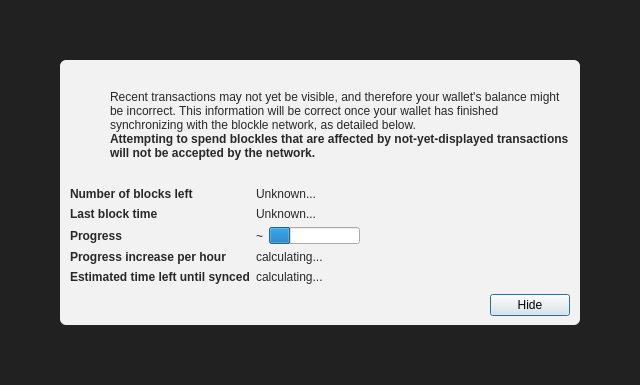
<?xml version="1.0" encoding="UTF-8"?>
<ui version="4.0">
 <class>ModalOverlay</class>
 <widget class="QWidget" name="ModalOverlay">
  <property name="geometry">
   <rect>
    <x>0</x>
    <y>0</y>
    <width>640</width>
    <height>385</height>
   </rect>
  </property>
  <property name="windowTitle">
   <string>Form</string>
  </property>
  <layout class="QVBoxLayout" name="verticalLayout" stretch="0">
   <property name="sizeConstraint">
    <enum>QLayout::SetDefaultConstraint</enum>
   </property>
   <property name="leftMargin">
    <number>0</number>
   </property>
   <property name="topMargin">
    <number>0</number>
   </property>
   <property name="rightMargin">
    <number>0</number>
   </property>
   <property name="bottomMargin">
    <number>0</number>
   </property>
   <item>
    <widget class="QWidget" name="bgWidget" native="true">
     <property name="styleSheet">
      <string notr="true">#bgWidget { background: rgba(0,0,0,220); }</string>
     </property>
     <layout class="QVBoxLayout" name="verticalLayoutMain" stretch="1">
      <property name="leftMargin">
       <number>60</number>
      </property>
      <property name="topMargin">
       <number>60</number>
      </property>
      <property name="rightMargin">
       <number>60</number>
      </property>
      <property name="bottomMargin">
       <number>60</number>
      </property>
      <item>
       <widget class="QWidget" name="contentWidget" native="true">
        <property name="styleSheet">
         <string notr="true">#contentWidget { background: rgba(255,255,255,240); border-radius: 6px; }

QLabel { color: rgb(40,40,40);  }</string>
        </property>
        <layout class="QVBoxLayout" name="verticalLayoutSub" stretch="1,0,0,0">
         <property name="spacing">
          <number>0</number>
         </property>
         <property name="leftMargin">
          <number>10</number>
         </property>
         <property name="topMargin">
          <number>10</number>
         </property>
         <property name="rightMargin">
          <number>10</number>
         </property>
         <property name="bottomMargin">
          <number>10</number>
         </property>
         <item>
          <layout class="QHBoxLayout" name="horizontalLayoutIconText" stretch="0,1">
           <property name="topMargin">
            <number>20</number>
           </property>
           <item>
            <layout class="QVBoxLayout" name="verticalLayoutIcon">
             <property name="leftMargin">
              <number>0</number>
             </property>
             <item>
              <widget class="QPushButton" name="warningIcon">
               <property name="enabled">
                <bool>false</bool>
               </property>
               <property name="text">
                <string/>
               </property>
               <property name="icon">
                <iconset>
                 <normaloff>:/icons/warning</normaloff>
                 <disabledoff>:/icons/warning</disabledoff>:/icons/warning</iconset>
               </property>
               <property name="iconSize">
                <size>
                 <width>48</width>
                 <height>48</height>
                </size>
               </property>
               <property name="flat">
                <bool>true</bool>
               </property>
              </widget>
             </item>
             <item>
              <spacer name="verticalSpacerWarningIcon">
               <property name="orientation">
                <enum>Qt::Vertical</enum>
               </property>
               <property name="sizeHint" stdset="0">
                <size>
                 <width>20</width>
                 <height>40</height>
                </size>
               </property>
              </spacer>
             </item>
            </layout>
           </item>
           <item>
            <layout class="QVBoxLayout" name="verticalLayoutInfoText">
             <property name="leftMargin">
              <number>0</number>
             </property>
             <property name="topMargin">
              <number>0</number>
             </property>
             <item>
              <widget class="QLabel" name="infoText">
               <property name="text">
                <string>Recent transactions may not yet be visible, and therefore your wallet's balance might be incorrect. This information will be correct once your wallet has finished synchronizing with the blockle network, as detailed below.</string>
               </property>
               <property name="textFormat">
                <enum>Qt::RichText</enum>
               </property>
               <property name="wordWrap">
                <bool>true</bool>
               </property>
              </widget>
             </item>
             <item>
              <widget class="QLabel" name="infoTextStrong">
               <property name="font">
                <font>
                 <weight>75</weight>
                 <bold>true</bold>
                </font>
               </property>
               <property name="text">
                <string>Attempting to spend blockles that are affected by not-yet-displayed transactions will not be accepted by the network.</string>
               </property>
               <property name="textFormat">
                <enum>Qt::RichText</enum>
               </property>
               <property name="wordWrap">
                <bool>true</bool>
               </property>
              </widget>
             </item>
             <item>
              <spacer name="verticalSpacerInTextSpace">
               <property name="orientation">
                <enum>Qt::Vertical</enum>
               </property>
               <property name="sizeHint" stdset="0">
                <size>
                 <width>20</width>
                 <height>40</height>
                </size>
               </property>
              </spacer>
             </item>
            </layout>
           </item>
          </layout>
         </item>
         <item>
          <spacer name="verticalSpacerAfterText">
           <property name="orientation">
            <enum>Qt::Vertical</enum>
           </property>
           <property name="sizeHint" stdset="0">
            <size>
             <width>20</width>
             <height>40</height>
            </size>
           </property>
          </spacer>
         </item>
         <item>
          <layout class="QFormLayout" name="formLayout">
           <property name="fieldGrowthPolicy">
            <enum>QFormLayout::FieldsStayAtSizeHint</enum>
           </property>
           <property name="horizontalSpacing">
            <number>6</number>
           </property>
           <property name="verticalSpacing">
            <number>6</number>
           </property>
           <property name="topMargin">
            <number>10</number>
           </property>
           <item row="0" column="0">
            <widget class="QLabel" name="labelNumberOfBlocksLeft">
             <property name="font">
              <font>
               <weight>75</weight>
               <bold>true</bold>
              </font>
             </property>
             <property name="text">
              <string>Number of blocks left</string>
             </property>
            </widget>
           </item>
           <item row="0" column="1">
            <widget class="QLabel" name="numberOfBlocksLeft">
             <property name="text">
              <string>Unknown...</string>
             </property>
            </widget>
           </item>
           <item row="1" column="0">
            <widget class="QLabel" name="labelLastBlockTime">
             <property name="font">
              <font>
               <weight>75</weight>
               <bold>true</bold>
              </font>
             </property>
             <property name="text">
              <string>Last block time</string>
             </property>
            </widget>
           </item>
           <item row="1" column="1">
            <widget class="QLabel" name="newestBlockDate">
             <property name="sizePolicy">
              <sizepolicy hsizetype="Maximum" vsizetype="Preferred">
               <horstretch>0</horstretch>
               <verstretch>0</verstretch>
              </sizepolicy>
             </property>
             <property name="text">
              <string>Unknown...</string>
             </property>
            </widget>
           </item>
           <item row="2" column="0">
            <widget class="QLabel" name="labelSyncDone">
             <property name="font">
              <font>
               <weight>75</weight>
               <bold>true</bold>
              </font>
             </property>
             <property name="text">
              <string>Progress</string>
             </property>
            </widget>
           </item>
           <item row="2" column="1">
            <layout class="QHBoxLayout" name="horizontalLayoutSync" stretch="0,1">
             <item>
              <widget class="QLabel" name="percentageProgress">
               <property name="text">
                <string notr="true">~</string>
               </property>
              </widget>
             </item>
             <item>
              <widget class="QProgressBar" name="progressBar">
               <property name="value">
                <number>24</number>
               </property>
               <property name="format">
                <string/>
               </property>
              </widget>
             </item>
            </layout>
           </item>
           <item row="4" column="0">
            <widget class="QLabel" name="labelProgressIncrease">
             <property name="font">
              <font>
               <weight>75</weight>
               <bold>true</bold>
              </font>
             </property>
             <property name="text">
              <string>Progress increase per hour</string>
             </property>
            </widget>
           </item>
           <item row="4" column="1">
            <widget class="QLabel" name="progressIncreasePerH">
             <property name="text">
              <string>calculating...</string>
             </property>
            </widget>
           </item>
           <item row="5" column="0">
            <widget class="QLabel" name="labelEstimatedTimeLeft">
             <property name="font">
              <font>
               <weight>75</weight>
               <bold>true</bold>
              </font>
             </property>
             <property name="text">
              <string>Estimated time left until synced</string>
             </property>
            </widget>
           </item>
           <item row="5" column="1">
            <widget class="QLabel" name="expectedTimeLeft">
             <property name="text">
              <string>calculating...</string>
             </property>
            </widget>
           </item>
          </layout>
         </item>
         <item>
          <layout class="QHBoxLayout" name="horizontalLayoutButtons">
           <property name="leftMargin">
            <number>10</number>
           </property>
           <property name="topMargin">
            <number>10</number>
           </property>
           <item>
            <spacer name="horizontalSpacer">
             <property name="orientation">
              <enum>Qt::Horizontal</enum>
             </property>
             <property name="sizeHint" stdset="0">
              <size>
               <width>40</width>
               <height>20</height>
              </size>
             </property>
            </spacer>
           </item>
           <item>
            <widget class="QPushButton" name="closeButton">
             <property name="text">
              <string>Hide</string>
             </property>
             <property name="shortcut">
              <string>Esc</string>
             </property>
             <property name="focusPolicy">
              <enum>Qt::StrongFocus</enum>
             </property>
             <property name="default">
              <bool>true</bool>
             </property>
            </widget>
           </item>
          </layout>
         </item>
        </layout>
       </widget>
      </item>
     </layout>
    </widget>
   </item>
  </layout>
 </widget>
 <resources/>
 <connections/>
</ui>
